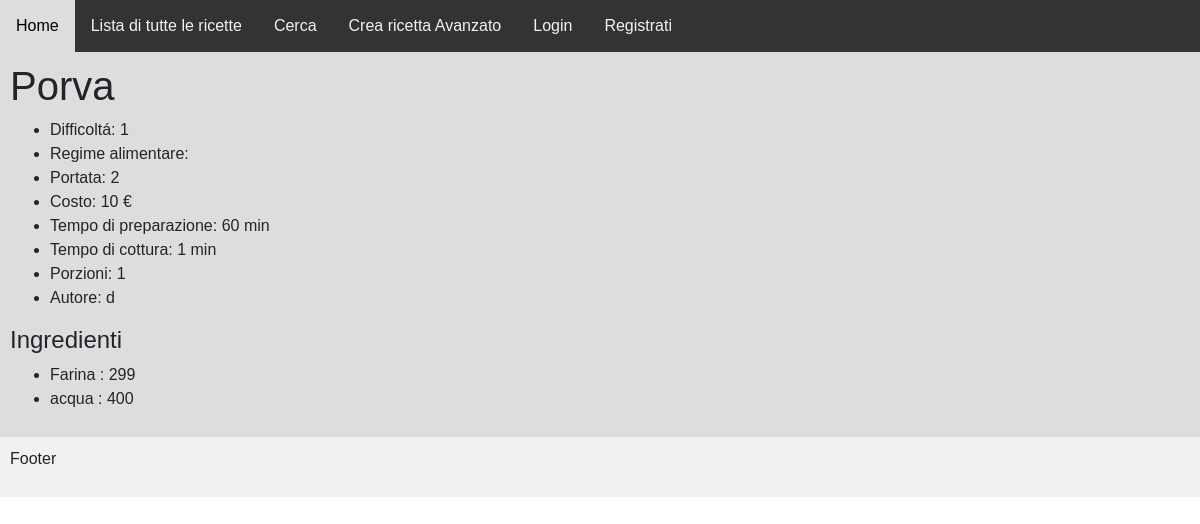
The page /ricetta/5/ on the database as committed earlier.
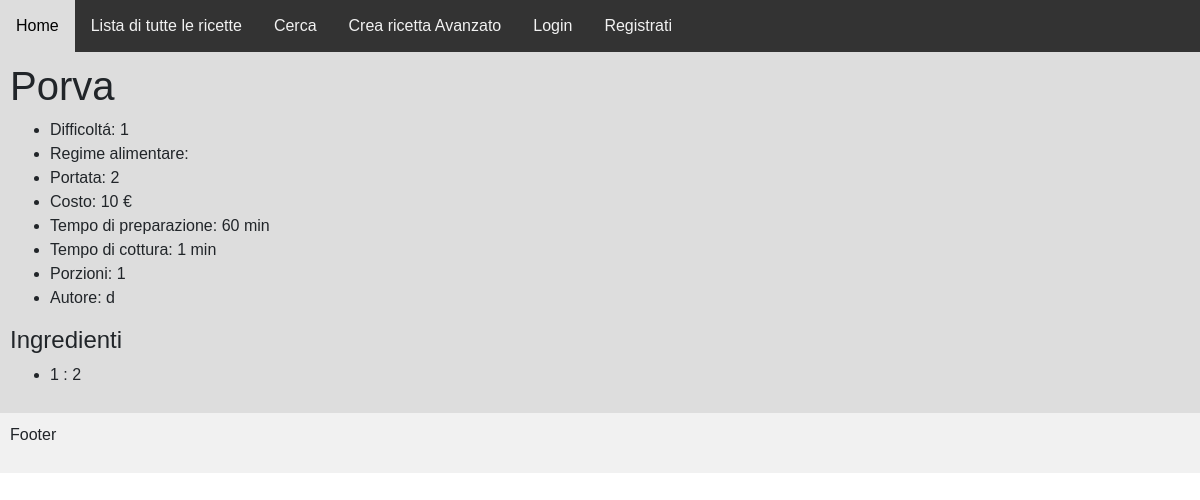
The same page on the database as committed later.
### gestione/models.py (models this page shows, shortened)
class Ingredient(models.Model):
    nome = models.CharField(max_length=50, null=True)
    quantitá = models.IntegerField(null=True)
    unita_di_misura = models.CharField(default="grammi", choices=UNITA_DI_MISURA_CHOICES, max_length=50, null=True)
    ricetta = models.ForeignKey(Ricetta, on_delete=models.CASCADE, related_name="ingredients")
    class Meta:
        verbose_name_plural = "Ingredienti"

### gestione/views.py (the view)
# urls.py: path("ricetta/<pk>/", views.ricetta_detail_view, name="ricetta"),
def ricetta_detail_view(request, pk):
    ricetta = Ricetta.objects.get(pk=pk)
    ingredienti = Ingredient.objects.filter(ricetta = pk).values
    context = {
        'ricetta' : ricetta,
        'ingredienti' : ingredienti
    }
    return render(request, "gestione/ricetta_details.html", context)

### gestione/templates/gestione/ricetta_details.html (shortened to what this page needs)
{% extends "base.html" %}
{% block content %}
    <h1> {{ricetta.nome}} </h1>
    {% if ricetta.immagine %}
        {% load static %}<img src="{% static ricetta.immagine.url %}" width="300" height="160" align=right Hspace="15" Vspace="0" Border="0">
    {% endif %}
    <ul>
        <li> Difficoltá: {{ ricetta.difficoltá }} </li>
        <li> Regime alimentare: {{ ricetta.regime_alimentare }}</li>
        <li> Portata: {{ ricetta.portata }} </li>
        <li> Costo: {{ ricetta.costo }} € </li>
        <li> Tempo di preparazione: {{ ricetta.tempo_preparazione }} min </li>
        <li> Tempo di cottura: {{ ricetta.tempo_cottura }} min </li>
        <li> Porzioni: {{ ricetta.porzioni }} </li>
        <li> Autore: {{ ricetta.utente }} </li>
    </ul>
    <h4> Ingredienti </h4>
    <ul>
        {% for ingrediente in ingredienti %}
            <li>{{ ingrediente.nome }} : {{ ingrediente.quantitá }} {{ ingrediente.unita }}</li>
        {% endfor %}
    </ul>
{% endblock %}

Rows that differ between the two databases and show on the page:
removed Ingredient: nome "Farina", quantitá "299"
removed Ingredient: nome "acqua", quantitá "400"
added Ingredient: nome "1", quantitá "2"
